Frame 1 (no input): blank canvas, image omitted
Frame 60 (the mouse pressed at the canvas centre just before this capture): blank canvas, image omitted
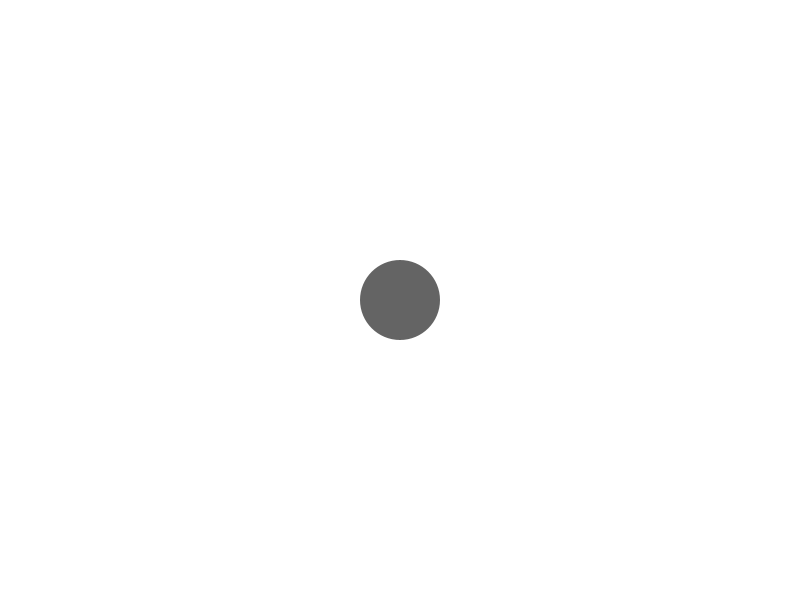
Frame 120 (the mouse held since frame 60 and released just before this capture)

The Processing sketch whose frames 1 and 60 were blank and that drew this single picture after the mouse press (run headless with seeded random() and noise(); from frame 60 on, the mouse is pressed at the canvas centre):

// Processing sketch: superballs
// ── superballs.pde
float setup_width = 0;
float setup_height = 0;
boolean mousePressed = false;
int DEFAULT_DIAMETER = 100;
float SLOWER_FACTOR = 50;
float DUMP_FACTOR = 1.5;
int diameter;
float GRAVITY = 9.8/SLOWER_FACTOR;
ArrayList<Circle> circles;

void setup(){
   size(800,600);
   setup_width = 800;
   setup_height = 600;
   diameter = DEFAULT_DIAMETER;
   circles = new ArrayList();
}

void draw(){
  background(255);
  if(mousePressed){
    diameter++;
    fill(100);
    noStroke();
    ellipse(mouseX,mouseY,diameter/2,diameter/2);    
  }
  
  for(int i=0; i<circles.size(); i++){
    circles.get(i).display();
  }
  
  update();
}

void update(){
  for(int i=0; i<circles.size(); i++){
    circles.get(i).time++;
    float time = circles.get(i).time;
    float radius = circles.get(i).radius;
    float y_0 = circles.get(i).y_0;
    float v_0 = circles.get(i).v_0;
    float y_position = y_0 + v_0*time + 0.5*GRAVITY*sq(time);
    
    if(y_position > setup_height-radius/2){
      y_position = setup_height - radius/2;
      circles.get(i).y_0 = setup_height-radius/2;
      circles.get(i).v_0 = -GRAVITY*time/DUMP_FACTOR;
      circles.get(i).time = 0;
    } else if(v_0 < 0 && v_0 + GRAVITY*time > 0){
      circles.get(i).y_0 = y_position;
      circles.get(i).v_0 = 0;
      circles.get(i).time = 0;
    }
    
    circles.get(i).y_position = y_position;
  }
}

void mousePressed() {
  mousePressed = true;
}

void mouseReleased(){
  mousePressed = false;
  circles.add(new Circle(mouseX,mouseY,diameter/2));
  diameter = DEFAULT_DIAMETER;
}

class Circle{
  PShape s;
  float y_0, v_0, y_heighest;
  float x_position, y_position;
  float radius;
  float time;
  float velocity;
  
  Circle(float x_position, float y_position, int radius){
    this.x_position = x_position;
    this.y_position = y_position;
    this.y_0 = y_position;
    this.y_heighest = y_position;
    this.radius = radius;
    time = 0;
    velocity = 0;
  }
  
  void display(){
    fill(100);
    noStroke();
    ellipse(x_position,y_position,radius,radius);    
  }
  
}
